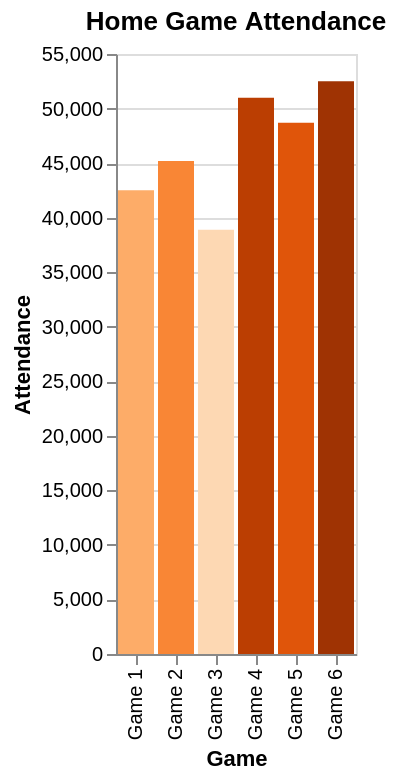

Express this chart as Vega-Lite.
### Vega-Lite specification from a JSON file in a GitHub repository (floating-point values rounded to 4 significant figures)
{"$schema": "https://vega.github.io/schema/vega-lite/v6.json", "description": "Stadium attendance figures", "data": {"values": [{"game": "Game 1", "attendance": 42500}, {"game": "Game 2", "attendance": 45200}, {"game": "Game 3", "attendance": 38900}, {"game": "Game 4", "attendance": 51000}, {"game": "Game 5", "attendance": 48700}, {"game": "Game 6", "attendance": 52500}]}, "mark": "bar", "encoding": {"x": {"field": "game", "type": "ordinal", "axis": {"title": "Game"}}, "y": {"field": "attendance", "type": "quantitative", "axis": {"title": "Attendance", "format": ",.0f"}}, "color": {"field": "attendance", "type": "quantitative", "scale": {"scheme": "oranges"}, "legend": null}}, "title": "Home Game Attendance"}
